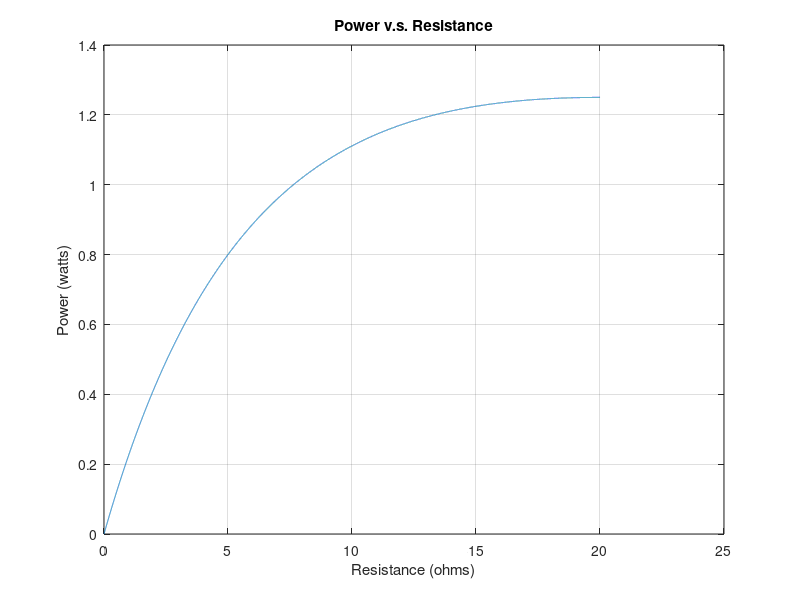

Here is the MATLAB script that generated this plot:
%ENGR 151 LAB 6 PART 2

clc
clear

disp('ENGR 151 LAB 6 PART 2')
disp('Emilio Lopez')
disp('')

Rl=NaN(1,40001);
p=NaN(1,40001);

 max=0;
for i=1:40001
    
  Rl(i)=(-0.001)+i*0.001;
  p(i)=Rl(i)*(10/(Rl(i)+20))^2;
  
  if p(i)>=max
      max=p(i);
  else if p(i)<max   
      break
      end
  end  
end



figure(1)
plot(Rl,p)
title('Power v.s. Resistance')
xlabel('Resistance (ohms)')
ylabel('Power (watts)')
grid on

x=sprintf('The maximum is:%7.7f',max);
disp(x)